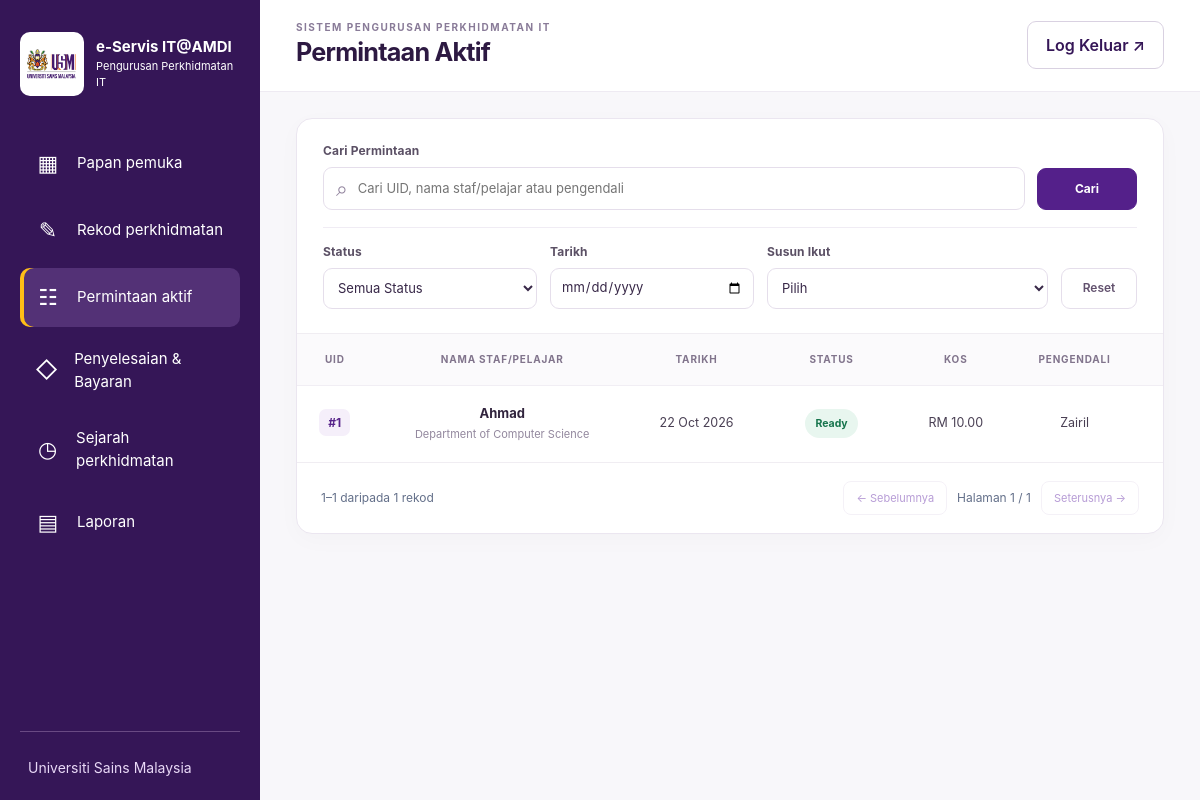
The page /aktif.php (signed in) on the database as committed earlier.
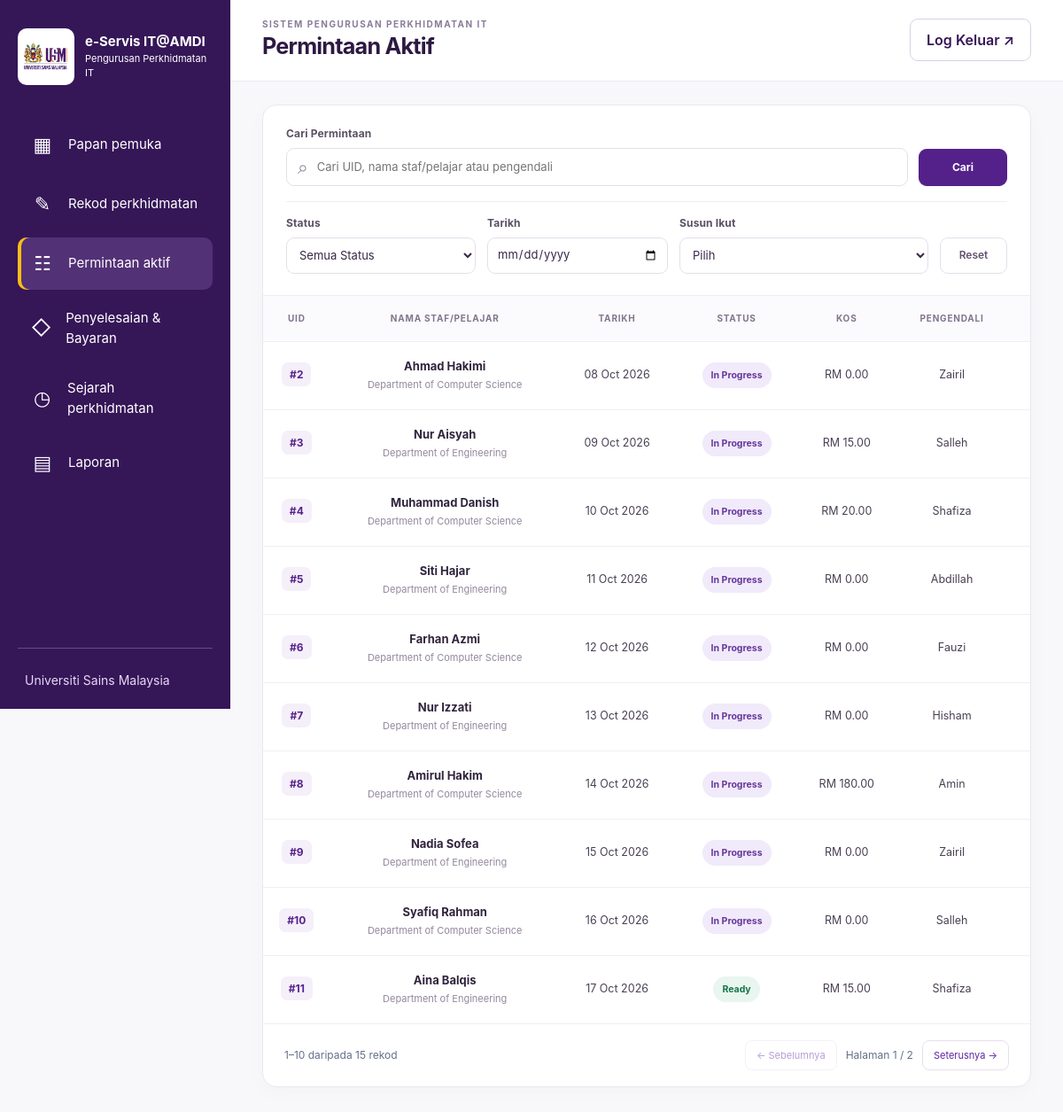
The same page on the database as committed later.
### tables this page shows
CREATE TABLE `service_requests` (
  `id` int(10) UNSIGNED NOT NULL,
  `uid` varchar(40) NOT NULL,
  `requester_name` varchar(150) NOT NULL,
  `department_id` int(10) UNSIGNED NOT NULL,
  `service_type_id` int(10) UNSIGNED NOT NULL,
  `service_details` text NOT NULL,
  `estimated_cost` decimal(10,2) NOT NULL,
  `requested_at` datetime NOT NULL,
  `handler_id` int(10) UNSIGNED NOT NULL,
  `status` enum('in_progress','ready','completed') NOT NULL DEFAULT 'in_progress',
  `ready_at` datetime DEFAULT NULL,
  `picked_up_at` datetime DEFAULT NULL,
  `payment_date` date DEFAULT NULL,
  `reference_no` varchar(100) DEFAULT NULL,
  `completed_at` datetime DEFAULT NULL,
  `created_by` int(10) UNSIGNED NOT NULL,
  `completed_by` int(10) UNSIGNED DEFAULT NULL,
  `created_at` datetime NOT NULL DEFAULT current_timestamp(),
  `updated_at` datetime NOT NULL DEFAULT current_timestamp() ON UPDATE current_timestamp(),
  `requester_phone` varchar(30) DEFAULT NULL,
  `requester_email` varchar(190) DEFAULT NULL,
  `device_ownership` enum('usm','personal') DEFAULT NULL,
  `device_type` varchar(30) DEFAULT NULL,
  `device_type_other` varchar(100) DEFAULT NULL,
  `device_brand` varchar(120) DEFAULT NULL,
  `device_model` varchar(150) DEFAULT NULL,
  `device_serial` varchar(150) DEFAULT NULL,
  `asset_number` varchar(150) DEFAULT NULL,
  `device_condition` enum('unchecked','good','damaged','off') DEFAULT NULL,
  `condition_notes` varchar(1000) DEFAULT NULL
);

CREATE TABLE `departments` (
  `id` int(10) UNSIGNED NOT NULL,
  `name` varchar(150) NOT NULL,
  `is_active` tinyint(1) NOT NULL DEFAULT 1
);

CREATE TABLE `handlers` (
  `id` int(10) UNSIGNED NOT NULL,
  `name` varchar(150) NOT NULL,
  `is_active` tinyint(1) NOT NULL DEFAULT 1
);

### includes/auth.php (called while the page is built, shortened)
<?php
function e(string $value): string {
    return htmlspecialchars($value, ENT_QUOTES, 'UTF-8');
}

### service_multi.php (called while the page is built, shortened)
<?php
function fetch_multi(PDO $pdo, array $rows): array
{
    $ids = array_map(static fn($r) => (int)$r['id'], $rows);
    $placeholders = implode(',', array_fill(0, count($ids), '?'));
    $stmt = $pdo->prepare("SELECT request_id,service_type_id FROM service_request_types WHERE request_id IN ($placeholders) ORDER BY service_type_id");
    $stmt->execute($ids);
    $types = [];
    foreach ($stmt as $r) $types[(int)$r['request_id']][] = (int)$r['service_type_id'];
    $stmt = $pdo->prepare("SELECT * FROM service_request_hardware WHERE request_id IN ($placeholders) ORDER BY id");
    $stmt->execute($ids);
    $hardware = [];
    foreach ($stmt as $r) $hardware[(int)$r['request_id']][] = $r;
    foreach ($rows as &$r) {
        $id = (int)$r['id'];
    }
    return $rows;
}
function fetch_device(PDO $pdo, array $rows): array
{
    $ids = array_column($rows, 'id');
    $qs = implode(',', array_fill(0, count($ids), '?'));
    $stmt = $pdo->prepare("SELECT request_id,accessory_name FROM service_request_accessories WHERE request_id IN ($qs)");
    $stmt->execute($ids);
    $access = [];
    foreach ($stmt as $a) $access[(int)$a['request_id']][] = $a['accessory_name'];
    return $rows;
}

### aktif.php (the view, shortened to what the changed rows need)
<?php
require __DIR__ . '/includes/auth.php';
require __DIR__ . '/config/database.php';
require __DIR__ . '/service_multi.php';
function display_date(?string $date, bool $time = false): string
{
  if (!$date) return '—';
  try {
    return (new DateTimeImmutable($date))->format($time ? 'd M Y, h:i A' : 'd M Y');
  } catch (Throwable) {
    return '—';
  }
}
$search = mb_substr(trim(is_string($_GET['q'] ?? null) ? $_GET['q'] : ''), 0, 120);
$status = (string)($_GET['status'] ?? 'all');
$sort = (string)($_GET['sort'] ?? 'status_first');
$date = is_string($_GET['date'] ?? null) ? trim($_GET['date']) : '';
$page = filter_var($_GET['page'] ?? 1, FILTER_VALIDATE_INT, ['options' => ['min_range' => 1]]) ?: 1;
$conditions = ["r.status IN ('in_progress','ready')"];
$params = [];
$from = ' FROM service_requests r JOIN departments d ON d.id=r.department_id JOIN service_types t ON t.id=r.service_type_id JOIN handlers h ON h.id=r.handler_id ';
try {
  $count = $pdo->prepare('SELECT COUNT(*)' . $from . ' WHERE ' . implode(' AND ', $conditions));
  $count->execute($params);
  $total = (int)$count->fetchColumn();
  $pages = max(1, (int)ceil($total / 10));
  $page = min($page, $pages);
  $offset = ($page - 1) * 10;
  $sortSql = match ($sort) {
    'status_first' => "CASE WHEN r.status='in_progress' THEN 0 ELSE 1 END,r.id ASC",
    'oldest' => 'r.requested_at ASC,r.id ASC',
    'ready_first' => "CASE WHEN r.status='ready' THEN 0 ELSE 1 END,r.requested_at DESC,r.id DESC",
    'uid_asc' => 'r.id ASC',
    'uid_desc' => 'r.id DESC',
    default => "CASE WHEN r.status='in_progress' THEN 0 ELSE 1 END,r.id ASC",
  };
  $stmt = $pdo->prepare('SELECT r.*,d.name AS department_name,t.name AS service_type_name,h.name AS handler_name' . $from . ' WHERE ' . implode(' AND ', $conditions) . ' ORDER BY ' . $sortSql . ' LIMIT 10 OFFSET ' . $offset);
  $stmt->execute($params);
  $rows = fetch_device($pdo, fetch_multi($pdo, $stmt->fetchAll()));
} catch (PDOException $e) {
  error_log($e->getMessage());
  http_response_code(503);
  exit('Senarai permintaan tidak dapat dimuatkan. Jalankan migration SQL dahulu.');
}
function page_url(int $page, string $q, string $status, string $date, string $sort): string
{
  return APP_BASE . '/aktif.php?' . http_build_query(['q' => $q, 'status' => $status, 'date' => $date, 'sort' => $sort, 'page' => $page]);
}
?>
<!doctype html>
<html lang="ms">
<head>
  <link rel="stylesheet" href="<?= APP_BASE ?>/assets/css/style.css">
  <link rel="stylesheet" href="<?= APP_BASE ?>/assets/css/sidebar.css">
  <link rel="stylesheet" href="<?= APP_BASE ?>/assets/css/active-requests.css">
</head>
<body class="workspace active-page"><?php $activePage = 'active';
                                    require __DIR__ . '/includes/sidebar.php'; ?>
  <div class="active-area">
    <header class="active-header">
      <div>
        <h1>Permintaan Aktif</h1>
      </div>
    </header>
    <main id="main-content" class="active-main" tabindex="-1">
      <section class="active-list-card" aria-label="Senarai permintaan aktif">
        <div class="active-table-wrap">
          <table class="active-table">
            <thead>
              <tr>
                <th>UID</th>
                <th>NAMA STAF/PELAJAR</th>
                <th>TARIKH</th>
                <th>STATUS</th>
                <th>KOS</th>
                <th>PENGENDALI</th>
                <th class="active-action-head">TINDAKAN</th>
              </tr>
            </thead>
            <tbody>
              <?php foreach ($rows as $r): ?><tr>
                  <td data-label="UID"><span class="active-uid">#<?= (int)$r['id'] ?></span></td>
                  <td data-label="Nama Staf/Pelajar"><strong class="active-person"><?= e($r['requester_name']) ?></strong><small class="active-subtext"><?= e($r['department_name']) ?></small></td>
                  <td data-label="Tarikh"><span class="active-nowrap"><?= e(display_date($r['requested_at'])) ?></span></td>
                  <td data-label="Status"><span class="active-badge <?= $r['status'] === 'ready' ? 'ready' : 'progress' ?>"><?= $r['status'] === 'ready' ? 'Ready' : 'In Progress' ?></span></td>
                  <td data-label="Kos"><span class="active-nowrap">RM <?= number_format((float)$r['estimated_cost'], 2) ?></span></td>
                  <td data-label="Pengendali"><?= e($r['handler_name']) ?></td>
                  <td data-label="Tindakan" class="active-action-cell">
                    <div class="active-action-controls"><button type="button" class="active-details-button details-trigger" data-id="<?= (int)$r['id'] ?>" aria-label="Lihat butiran UID <?= (int)$r['id'] ?>">Butiran</button>
                    </div>
                  </td>
                </tr><?php endforeach; ?>
            </tbody>
          </table>
        </div>
        <div class="active-pagination"><span><?= $total ? ($offset + 1) . '–' . ($offset + count($rows)) : '0' ?> daripada <?= $total ?> rekod</span>
          <div><a class="<?= $page === 1 ? 'disabled' : '' ?>" <?= $page > 1 ? 'href="' . e(page_url($page - 1, $search, $status, $date, $sort)) . '"' : 'aria-disabled="true"' ?>>← Sebelumnya</a><span>Halaman <?= $page ?> / <?= $pages ?></span><a class="<?= $page === $pages ? 'disabled' : '' ?>" <?= $page < $pages ? 'href="' . e(page_url($page + 1, $search, $status, $date, $sort)) . '"' : 'aria-disabled="true"' ?>>Seterusnya →</a></div>
        </div>
      </section>
    </main>
  </div>
</body>
</html>

### includes/sidebar.php (shortened to what the changed rows need)
<?php
$navigation = [
'home'=>['Papan pemuka','/home.php','▦'],
'create'=>['Rekod perkhidmatan','/rekod.php','✎'],
'active'=>['Permintaan aktif','/aktif.php','☷'],
'payment'=>['Penyelesaian & Bayaran','/payments/index.php','◇'],
'history'=>['Sejarah perkhidmatan','/history.php','◷'],
'reports'=>['Laporan','/reports.php','▤'],
];
?>
<aside class="sidebar"><div id="sidebar-menu" class="sidebar-menu"><nav class="sidebar-nav" aria-label="Menu utama"><?php foreach($navigation as $key=>[$label,$path,$icon]): ?><a href="<?= APP_BASE . $path ?>"<?= ($activePage ?? '') === $key ? ' aria-current="page"' : '' ?>><span class="nav-icon" aria-hidden="true"><?= $icon ?></span><?= e($label) ?></a><?php endforeach; ?></nav></div></aside>

Rows that differ between the two databases and show on the page:
removed service_requests: id "1", requester_name "Ahmad", department.name "Department of Computer Science", requested_at "22 Oct 2026", status "Ready", estimated_cost "10.00", handler.name "Zairil"
added service_requests: id "2", requester_name "Ahmad Hakimi", department.name "Department of Computer Science", requested_at "08 Oct 2026", status "In Progress", estimated_cost "0.00", handler.name "Zairil"
added service_requests: id "3", requester_name "Nur Aisyah", department.name "Department of Engineering", requested_at "09 Oct 2026", status "In Progress", estimated_cost "15.00", handler.name "Salleh"
added service_requests: id "4", requester_name "Muhammad Danish", department.name "Department of Computer Science", requested_at "10 Oct 2026", status "In Progress", estimated_cost "20.00", handler.name "Shafiza"
added service_requests: id "5", requester_name "Siti Hajar", department.name "Department of Engineering", requested_at "11 Oct 2026", status "In Progress", estimated_cost "0.00", handler.name "Abdillah"
added service_requests: id "6", requester_name "Farhan Azmi", department.name "Department of Computer Science", requested_at "12 Oct 2026", status "In Progress", estimated_cost "0.00", handler.name "Fauzi"
added service_requests: id "7", requester_name "Nur Izzati", department.name "Department of Engineering", requested_at "13 Oct 2026", status "In Progress", estimated_cost "0.00", handler.name "Hisham"
added service_requests: id "8", requester_name "Amirul Hakim", department.name "Department of Computer Science", requested_at "14 Oct 2026", status "In Progress", estimated_cost "180.00", handler.name "Amin"
added service_requests: id "9", requester_name "Nadia Sofea", department.name "Department of Engineering", requested_at "15 Oct 2026", status "In Progress", estimated_cost "0.00", handler.name "Zairil"
added service_requests: id "10", requester_name "Syafiq Rahman", department.name "Department of Computer Science", requested_at "16 Oct 2026", status "In Progress", estimated_cost "0.00", handler.name "Salleh"
added service_requests: id "11", requester_name "Aina Balqis", department.name "Department of Engineering", requested_at "17 Oct 2026", status "Ready", estimated_cost "15.00", handler.name "Shafiza"
Other text that changed with them:
$offset + count($rows): "1" → "10"
$total: "1" → "15"
$pages: "1" → "2"
